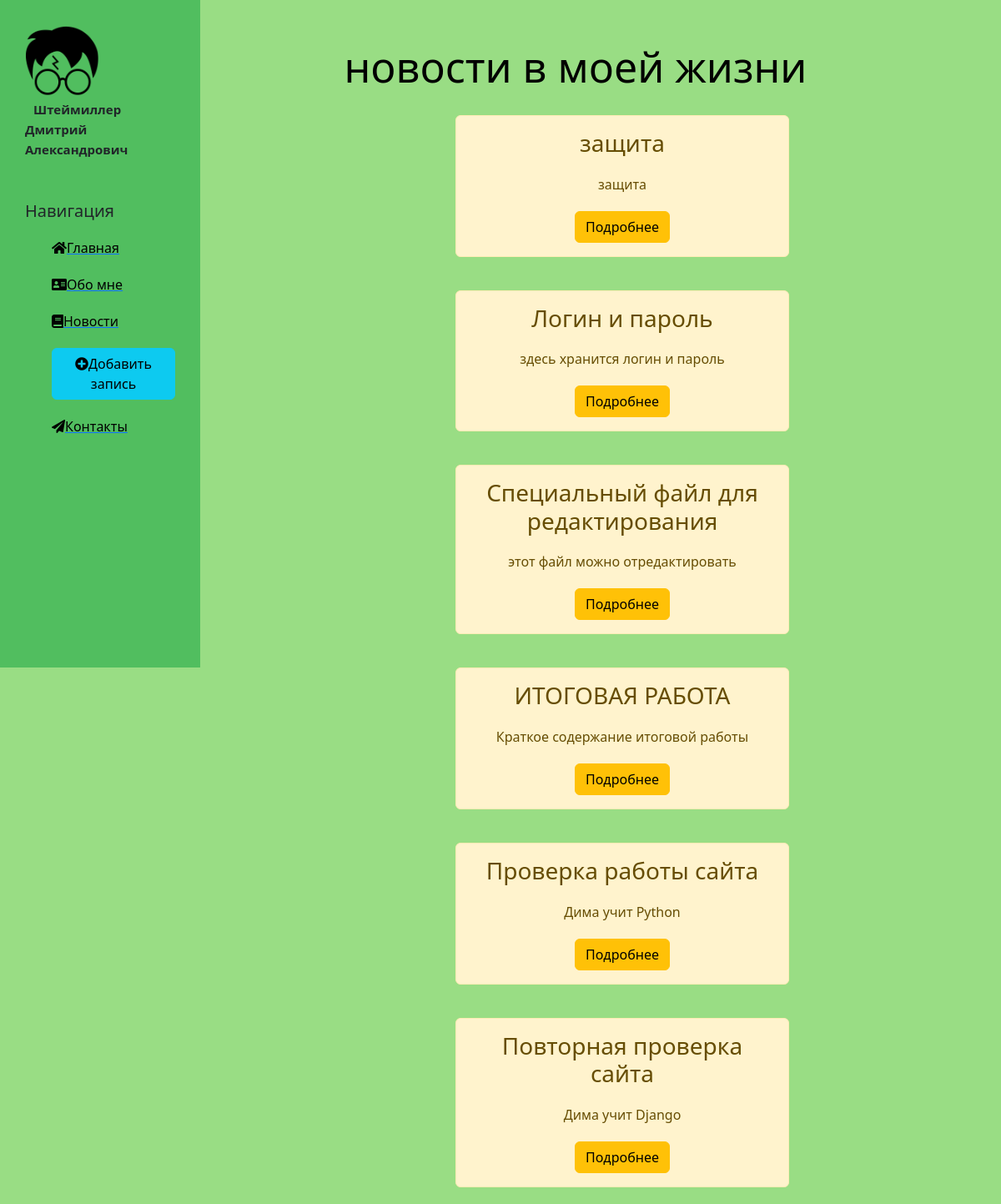
Page /news/ on the committed database.
### news/models.py (models this page shows, shortened)
class Articles(models.Model):
    title = models.CharField('Заголовок',max_length=50)
    anons = models.CharField('Анонс',max_length=250)
    full_text = models.TextField('Статья')
    date = models.DateTimeField("Дата публикации")
    class Meta:
        verbose_name = 'Новость'
        verbose_name_plural = 'Новости'

### news/views.py (the view)
# urls.py: path('',views.news_home, name='news_home'),
def news_home(request):
    news = Articles.objects.order_by('-date')
    return render(request, 'news/news_home.html', {'news': news})

### news/templates/news/news_home.html (shortened to what this page needs)
{% extends "main/layout.html" %}
{% block content %}
<div class="features">
    <h1>новости в моей жизни</h1>
    {% if news %}
        {% for el in news %}
            <div class='alert alert-warning'>
                <h3>{{ el.title }}</h3>
                <p>{{ el.anons }}</p>
                <a href="{% url 'news-detail' el.id %}" class="btn btn-warning">Подробнее</a>
            </div>
        {% endfor %}
    {% else %}
        <p>У Вас нет записей</p>
    {% endif %}
</div>
{% endblock %}

### main/templates/main/layout.html (shortened to what this page needs)
{% load static %}
<!DOCTYPE html>
<html lang="en">
<head>
    <link rel='stylesheet' href="https://cdn.jsdelivr.net/npm/bootstrap@5.2.2/dist/css/bootstrap.min.css">
    <link rel='stylesheet' href="{% static 'main/css/main.css' %}">
    <link rel='stylesheet' href="https://use.fontawesome.com/releases/v5.8.2/css/all.css">
<body>
    <aside>
        <img src="{% static 'main/img/my_logo.png' %}" alt="мой логотип">
        <span class="logo">Штеймиллер Дмитрий Александрович</span>
        <h3>Навигация</h3>
        <ul>
            <a href="{% url 'home' %}"><li><i class="fas fa-home"></i>Главная</li></a>
            <a href="{% url 'about' %}"><li><i class="fas fa-address-card"></i>Обо мне</li></a>
            <a href="{% url 'news_home' %}"><li><i class="fas fa-book"></i>Новости</li></a>
            <a href="{% url 'create' %}"><li><button class="btn btn-info"><i class="fas fa-plus-circle"></i>Добавить запись</button></li></a>
            <a href=''><li><i class="fas fa-paper-plane"></i>Контакты</li></a>
        </ul>
    </aside>
    <main>
        {% block content %}
        {% endblock %}
    </main>
</body>
</html>

### main/static/main/css/main.css (style rules this page uses)
body { background: #99dd84; }
aside { float: left; background: #51be5f; width: 20%; padding: 2.5%; height: 100vh; color :black border-right 5px solid #dbe2eb }
aside img { width: 89px; float: left; }
aside .logo { font-size: 15px; margin-left: 10px; font-weight: bold; }
aside h3 { margin-top: 50px; font-size: 20px; }
aside ul { list-style: none; }
aside ul li { color: black; display: block; margin-top: 20px; transition: transform .6s ease; }
main .features { float: left; color: black; margin-top: 50px; text-align: center; width: 75%; }
main .features h1 { font-size: 50px; }
main .features p { max-width: 400px; margin: 20px auto }
.alert-warning { float: left; clear: both; width: 400px; margin: 20px 34%; text-align: center; }

### rows in the picture
Articles: title "защита", anons "защита"
Articles: title "Логин и пароль", anons "здесь хранится логин и пароль"
Articles: title "Специальный файл для редактирования", anons "этот файл можно отредактировать"
Articles: title "ИТОГОВАЯ РАБОТА", anons "Краткое содержание итоговой работы"
Articles: title "Проверка работы сайта", anons "Дима учит Python"
Articles: title "Повторная проверка сайта", anons "Дима учит Django"
